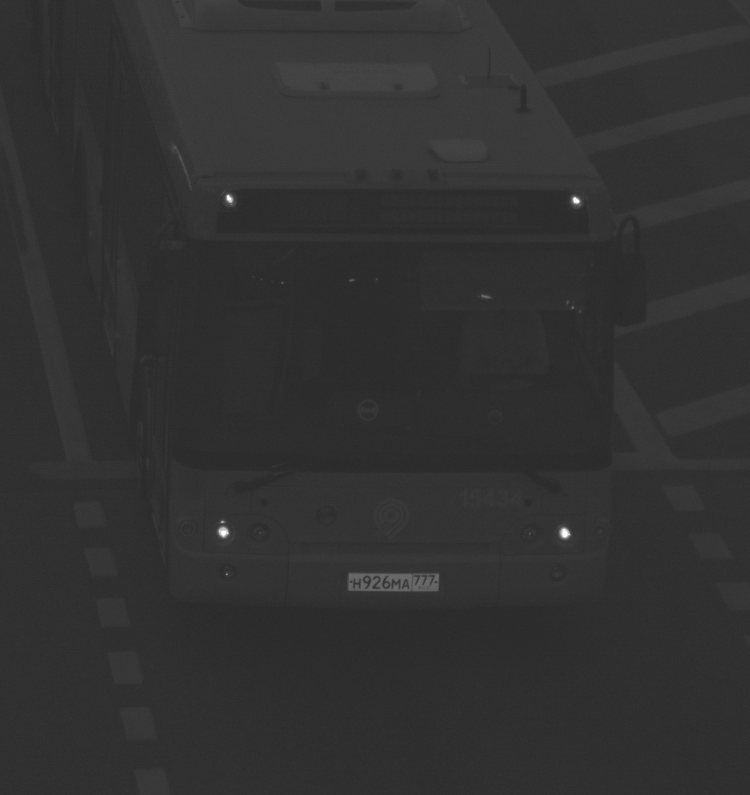
#> input picture task1/3/low-contrast.png, 750 x 795 px
$ python bar_chart.py   (Python 2 division)
#> lines starting #> are read from the running program, lines starting #| are printed output that depends on the picture
import cv2

import numpy as np
from matplotlib import pyplot as plt


def f_transform(x):
    return 255 * (x - h_min) / (h_max - h_min + 0.0)


img = cv2.imread('low-contrast.png', 0)
#> img is the input picture: shape (795, 750); min 40, max 255, mean 49.6

hist, bins = np.histogram(img.ravel(), 256, [0, 256])
#> hist = 256 values, max 77220 at index 47, min 0 at index 0, mean 2329.1; bins = 257 values from 0 to 256

bins = bins[0:-1]
#> bins = 256 values from 0 to 255

h_min = 0
h_max = 255

count = 0

for i in hist:
    if (i > 55):
        h_min = count
        break
    count += 1
#> this loop made 42 passes
#> (i, h_min) on pass 42: (97, 41)
#> i on passes 2 to 7: 0, 0, 0, 0, 0, 0
#> after the loop, count = 41

last = 0
hits_1 = list(hist)
#> hits_1 has the same summary as hist
count = 0

for i in hist:
    if (hits_1.count(i) >= 30):
        if (last < i):
            last = i
            h_max = count
    count += 1
#> this loop made 256 passes
#> (last, h_max) on pass 113: (1, 112)
#> after the loop, count = 256; h_max = 112; last = 1

print h_min, h_max
#| 41 112


def plot_hist_orig():
    ax = plt.subplot()
    ax.bar(bins, hist, width=0.2, color='b', align='center')

    plt.show()


def plot_hist():
    new_hist = []

    for i in hist:
        new_hist.append(f_transform(i))

    ax = plt.subplot()
    ax.bar(bins, new_hist, width=0.2, color='b', align='center')

    plt.show()


def up_contrast(img):
    for i in xrange(img.shape[0]):
        for j in xrange(img.shape[1]):
            if img[i, j] <= h_min:
                img[i, j] = h_min
            elif img[i, j] >= h_max:
                img[i, j] = h_max
            else:
                img[i, j] = f_transform(img[i, j])
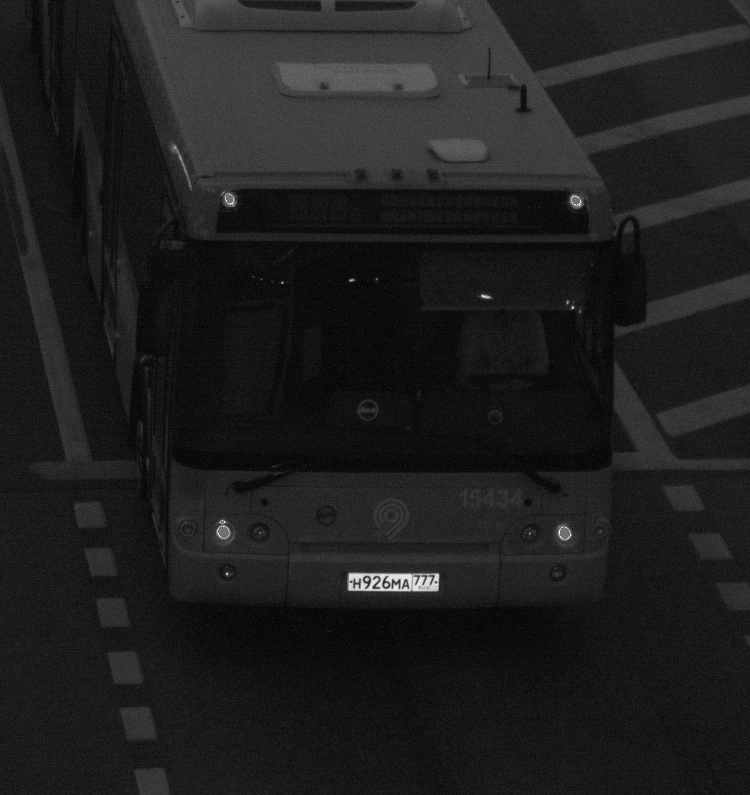
#> img: shape (795, 750); min 3, max 251, mean 30.2

    return img


up_contrast_img = up_contrast(img)

cv2.imwrite('up-contrast.png', up_contrast_img)
